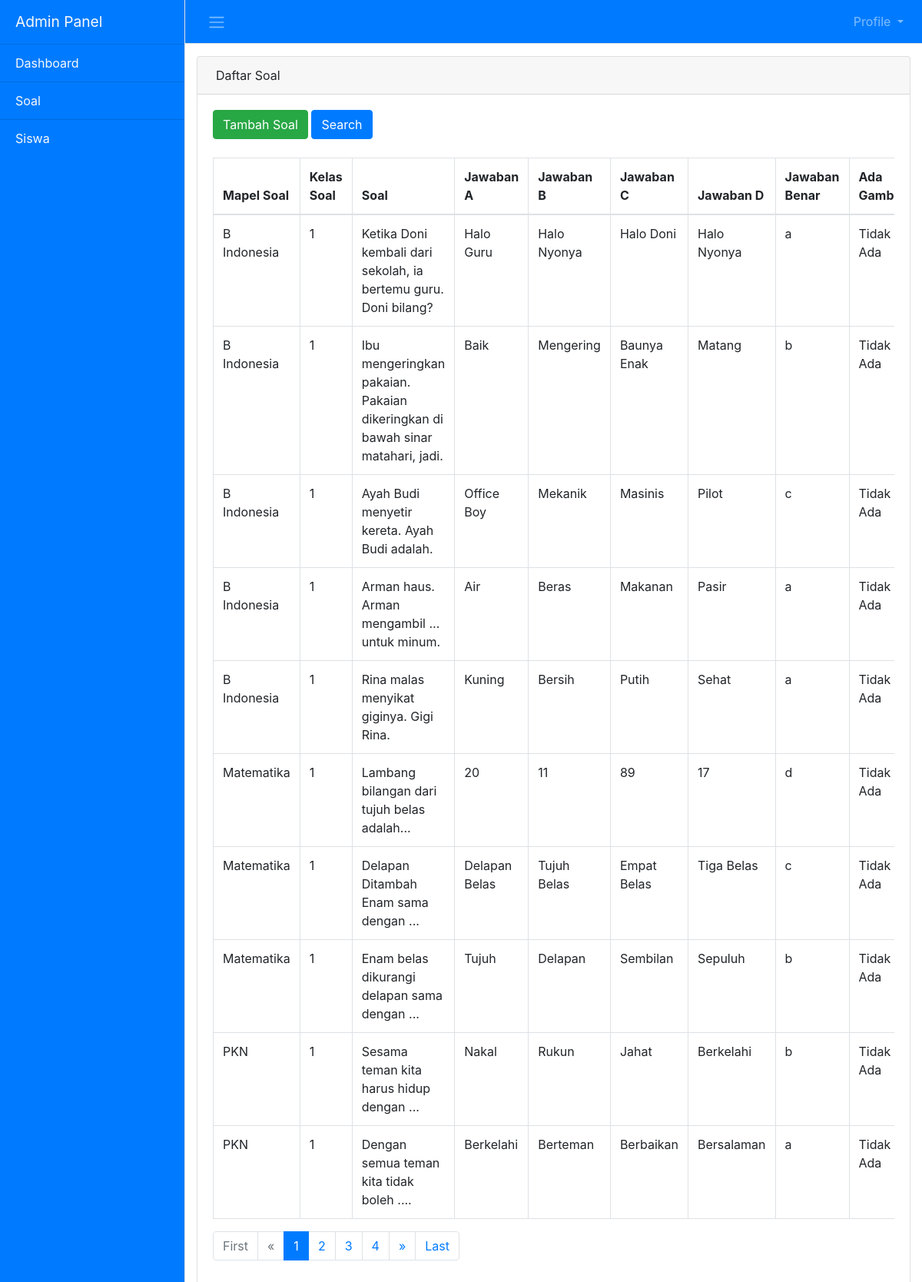
The app's page /v1/admin/index.php?page=soal (signed in) with its own data.
### tables this page shows
CREATE TABLE `tbl_soal` (
  `id_soal` int(11) NOT NULL,
  `kelas_soal` int(2) NOT NULL,
  `mapel_soal` varchar(50) NOT NULL,
  `nama_soal` varchar(500) NOT NULL,
  `jawaban_a` varchar(200) NOT NULL,
  `jawaban_b` varchar(200) NOT NULL,
  `jawaban_c` varchar(200) NOT NULL,
  `jawaban_d` varchar(200) NOT NULL,
  `jawaban_benar` varchar(2) NOT NULL,
  `gambar` varchar(100) NOT NULL DEFAULT 'Tidak_Ada.jpg'
);

### v1/admin/script/preferences.php (the view, shortened to what this page needs)
<?php
class adminPanel
{
    private $host = "localhost";
	private $user = "root";
	private $pass = "";
	private $database = "db_bank_soal";
    public $mysqli="";
    public function SS_GetConnection ()
	{
		$this->mysqli = new MySQLi($this->host, $this->user, $this->pass, $this->database);
		if (!$this->mysqli->connect_errno){
			return $this->mysqli;
		}
    }
    public function viewSoal(){
        if ($this->SS_GetConnection())
		{
            $hal = (isset($_GET['hal'])) ? $_GET['hal'] : 1;
            $limit = 10;
            $limit_start = ($hal - 1) * $limit;
            $query = "SELECT * FROM tbl_soal LIMIT ".$limit_start.",".$limit;
			if ($result = $this->mysqli->query($query)){
                echo "<table class='table table-bordered' id='dataTable' width='100%'' cellspacing='0'>";
                echo "<thead>";
                echo "<tr>";
                echo "<th>Mapel Soal</th>";
                echo "<th>Kelas Soal</th>";
                echo "<th>Soal</th>";
                echo "<th>Jawaban A</th>";
                echo "<th>Jawaban B</th>";
                echo "<th>Jawaban C</th>";
                echo "<th>Jawaban D</th>";
                echo "<th>Jawaban Benar</th>";
                echo "<th>Ada Gambar?</th>";
                echo "</tr>";
                echo "</thead>";
                echo "<tbody>";
                while ($data = $result->fetch_row())
				{
                    if($data[9] == "Tidak_Ada.jpg"){
                        $gambar = "Tidak Ada";
                    }else{
                        $gambar = "Ada";
                    }
                    echo "<tr>";
					echo "<td>".($data[2])."</td>";
                    echo "<td>".($data[1])."</td>";
					echo "<td>".($data[3])."</td>";
                    echo "<td>".($data[4])."</td>";
                    echo "<td>".($data[5])."</td>";
                    echo "<td>".($data[6])."</td>";
                    echo "<td>".($data[7])."</td>";
                    echo "<td>".($data[8])."</td>";
                    echo "<td>".($gambar)."</td>";
					echo "</tr>";
				}
                echo "</tbody>";
                echo "</table>";
            }
            echo "<ul class='pagination'>";
            if ($hal == 1) {
                echo "<li class='page-item disabled'><a class='page-link' href='#'>First</a></li>";
                echo "<li class='page-item disabled'><a class='page-link' href='#'>&laquo;</a></li>";
            } else {
                $link_prev = ($hal > 1) ? $hal - 1 : 1;
                echo "<li class='page-item'><a class='page-link' href='index.php?page=soal&hal=1'>First</a></li>";
                echo "<li class='page-item'><a class='page-link' href='index.php?page=soal&hal= ".$link_prev."'>&laquo;</a></li>";
            }
            $stmt = $this->mysqli->stmt_init();
            $stmt->prepare("SELECT id_soal FROM tbl_soal");
            $stmt->execute();
            $stmt->bind_result($idsoal);
            $stmt->store_result();
            $get_jumlah = $stmt->num_rows();
            $jumlah_page = ceil($get_jumlah / $limit);
            $jumlah_number = 3;
            $start_number = ($hal > $jumlah_number) ? $hal - $jumlah_number : 1;
            $end_number = ($hal < ($jumlah_page - $jumlah_number)) ? $hal + $jumlah_number : $jumlah_page;
            for ($i = $start_number; $i <= $end_number; $i++) {
                if($hal == $i){
                    $link_active = "class='page-item active'";
                }else{
                    $link_active = "";
                }
                echo "<li ".$link_active."><a class='page-link' href='index.php?page=soal&hal=".$i."'>".$i."</a></li>";
            }
            if ($hal == $jumlah_page) {
                echo "<li class='page-item disabled'><a class='page-link' href='#'>&raquo;</a></li>";
                echo "<li class='page-item disabled'><a class='page-link' href='#'>Last</a></li>";
            } else {
                $link_next = ($hal < $jumlah_page) ? $hal + 1 : $jumlah_page;
                echo "<li class='page-item'><a class='page-link' href='index.php?page=soal&hal=".$link_next."'>&raquo;</a></li>";
                echo "<li class='page-item'><a class='page-link' href='index.php?page=soal&hal=".$jumlah_page."'>Last</a></li>";
            }
            echo "</ul>";
        }
    }
}
?>

### v1/admin/index.php (shortened to what this page needs)
<!DOCTYPE html>
<html lang="en">
<head>
    <link rel="stylesheet" href="css/bootstrap.min.css">
    <link href="css/simple-sidebar.css" rel="stylesheet">
</head>
<body>
    <div class="d-flex" id="wrapper">
        <div class="bg-primary text-light border-right" id="sidebar-wrapper">
            <div class="sidebar-heading">Admin Panel </div>
            <div class="list-group list-group-flush">
                <a href="index.php?page=dashboard" class="list-group-item list-group-item-action bg-primary text-light">Dashboard</a>
                <a href="index.php?page=soal" class="list-group-item list-group-item-action bg-primary text-light">Soal</a>
                <a href="index.php?page=siswa" class="list-group-item list-group-item-action bg-primary text-light">Siswa</a>
            </div>
        </div>
        <div id="page-content-wrapper">
            <nav class="navbar navbar-expand-lg navbar-dark bg-primary border-bottom">
                <button class="btn btn-primary" id="menu-toggle"><span class="navbar-toggler-icon"></span></button>
                <div class="collapse navbar-collapse " id="navbarSupportedContent">
                    <ul class="navbar-nav ml-auto mt-2 mt-lg-0">
                        <li class="nav-item dropdown">
                        <a class="nav-link dropdown-toggle" href="#" id="navbarDropdown" role="button" data-toggle="dropdown" aria-haspopup="true" aria-expanded="false">
                            Profile
                        </a>
                        </li>
                    </ul>
                </div>
            </nav>
            <div class="container-fluid">
            <?php
                if(isset($_GET['page'])){
                    $page = $_GET['page'];
                    switch ($page) {
                        case 'soal':
                        include "soal.php";
                        break;
                    }
                }
            ?>
            </div>
        </div>
    </div>
</body>
</html>

### v1/admin/soal.php (shortened to what this page needs)
<?php
    require_once "script/preferences.php";
    $obj = new adminPanel();
    if(isset($_GET['search'])){
        $statussearch = 1;
    }else if(!isset($_GET['search'])){
        $statussearch = 0;
    }
?>
<div class="card mb-4 mt-3">
    <div class="card-header"><i class="fas fa-table mr-1"></i>Daftar Soal</div>
    <div class="card-body">
        <a href="index.php?page=insertsoal" class="btn btn-success mb-4">Tambah Soal</a>
        <a class="btn btn-primary mb-4" data-toggle="collapse" href="#collapseExample" role="button" aria-expanded="false" aria-controls="collapseExample">Search</a>
        <div class="table-responsive">
            <?php
                if($statussearch == 0){
                    $obj->viewSoal();
                }else if($statussearch == 1){
                    $obj->viewSearchSoal($_GET['kelassoal'], $_GET['mapelsoal'], $_GET['soal'], $_GET['jawabana'], $_GET['jawabanb'], $_GET['jawabanc'], $_GET['jawaband']);
                }
            ?>
        </div>
    </div>
</div>

### v1/admin/css/simple-sidebar.css (style rules this page uses)
body { overflow-x: hidden; }
#sidebar-wrapper { min-height: 100vh; margin-left: -15rem; -webkit-transition: margin .25s ease-out; -moz-transition: margin .25s ease-out; -o-transition: margin .25s ease-out; transition: margin .25s ease-out; }
#sidebar-wrapper .sidebar-heading { padding: 0.875rem 1.25rem; font-size: 1.2rem; }
#sidebar-wrapper .list-group { width: 15rem; }
#page-content-wrapper { min-width: 100vw; }
@media (min-width: 768px) { #sidebar-wrapper { margin-left: 0; } }
@media (min-width: 768px) { #page-content-wrapper { min-width: 0; width: 100%; } }

### records on screen
tbl_soal: mapel_soal "B Indonesia", kelas_soal "1", nama_soal "Ketika Doni kembali dari sekolah, ia bertemu guru. Doni bilang?", jawaban_a "Halo Guru", jawaban_b "Halo Nyonya", jawaban_c "Halo Doni", jawaban_d "Halo Nyonya", jawaban_benar "a", gambar "Tidak Ada"
tbl_soal: mapel_soal "B Indonesia", kelas_soal "1", nama_soal "Ibu mengeringkan pakaian. Pakaian dikeringkan di bawah sinar matahari, jadi.", jawaban_a "Baik", jawaban_b "Mengering", jawaban_c "Baunya Enak", jawaban_d "Matang", jawaban_benar "b", gambar "Tidak Ada"
tbl_soal: mapel_soal "B Indonesia", kelas_soal "1", nama_soal "Ayah Budi menyetir kereta. Ayah Budi adalah.", jawaban_a "Office Boy", jawaban_b "Mekanik", jawaban_c "Masinis", jawaban_d "Pilot", jawaban_benar "c", gambar "Tidak Ada"
tbl_soal: mapel_soal "B Indonesia", kelas_soal "1", nama_soal "Arman haus. Arman mengambil … untuk minum.", jawaban_a "Air", jawaban_b "Beras", jawaban_c "Makanan", jawaban_d "Pasir", jawaban_benar "a", gambar "Tidak Ada"
tbl_soal: mapel_soal "B Indonesia", kelas_soal "1", nama_soal "Rina malas menyikat giginya. Gigi Rina.", jawaban_a "Kuning", jawaban_b "Bersih", jawaban_c "Putih", jawaban_d "Sehat", jawaban_benar "a", gambar "Tidak Ada"
tbl_soal: mapel_soal "Matematika", kelas_soal "1", nama_soal "Lambang bilangan dari tujuh belas adalah...", jawaban_a "20", jawaban_b "11", jawaban_c "89", jawaban_d "17", jawaban_benar "d", gambar "Tidak Ada"
tbl_soal: mapel_soal "Matematika", kelas_soal "1", nama_soal "Delapan Ditambah Enam sama dengan ...", jawaban_a "Delapan Belas", jawaban_b "Tujuh Belas", jawaban_c "Empat Belas", jawaban_d "Tiga Belas", jawaban_benar "c", gambar "Tidak Ada"
tbl_soal: mapel_soal "Matematika", kelas_soal "1", nama_soal "Enam belas dikurangi delapan sama dengan ...", jawaban_a "Tujuh", jawaban_b "Delapan", jawaban_c "Sembilan", jawaban_d "Sepuluh", jawaban_benar "b", gambar "Tidak Ada"
tbl_soal: mapel_soal "PKN", kelas_soal "1", nama_soal "Sesama teman kita harus hidup dengan ...", jawaban_a "Nakal", jawaban_b "Rukun", jawaban_c "Jahat", jawaban_d "Berkelahi", jawaban_benar "b", gambar "Tidak Ada"
tbl_soal: mapel_soal "PKN", kelas_soal "1", nama_soal "Dengan semua teman kita tidak boleh ....", jawaban_a "Berkelahi", jawaban_b "Berteman", jawaban_c "Berbaikan", jawaban_d "Bersalaman", jawaban_benar "a", gambar "Tidak Ada"
